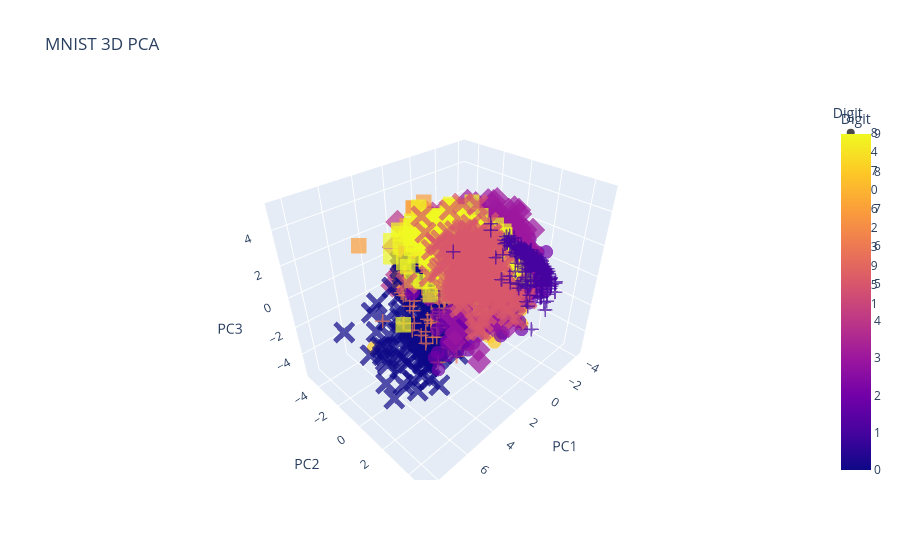

Notebook code for this chart:
### Markdown cell above
<font size="4">**3. Візуалізувати дані у просторі перших трьох компонент**</font>

Було побудовано тривимірний графік у просторі перших трьох головних компонент (PC1, PC2, PC3). Точки були зафарбовані відповідно до класу цифри. Візуалізація дозволила подивилися, як цифри розташовані в новому 3D-просторі. Видно, що цифри одного класу формують кластери, а деякі цифри частково перекриваються. Тобто так, PCA дозволяє частково розділити класи у просторі меншої розмірності, проте повністю відокремити їх метод не здатен, адже не враховує мітки класів.

### Code cell
np.random.seed(42)
sample_indices = np.random.choice(X_pca.shape[0], 2000, replace=False)

X_sample = X_pca[sample_indices]
y_sample = y[sample_indices].astype(int)

import plotly.express as px
import pandas as pd

df_pca = pd.DataFrame({
    'PC1': X_sample[:, 0],
    'PC2': X_sample[:, 1],
    'PC3': X_sample[:, 2],
    'Digit': y_sample
})

fig = px.scatter_3d(
    df_pca, x='PC1', y='PC2', z='PC3',
    color='Digit', symbol='Digit',
    opacity=0.7,
    title="MNIST 3D PCA"
)

fig.show()

### Figure 1 — Plotly figure (JSON) as saved in the notebook; plotly's stock layout.template omitted (floating-point values rounded to 4 significant figures; data arrays with more than 128 entries replaced by an {"elided": "..."} marker saying what was removed)
{"data": [{"hovertemplate": "Digit=%{marker.color}<br>PC1=%{x}<br>PC2=%{y}<br>PC3=%{z}<extra></extra>", "legendgroup": "8", "marker": {"color": {"elided": "200 int values"}, "coloraxis": "coloraxis", "opacity": 0.7, "symbol": "circle"}, "mode": "markers", "name": "8", "scene": "scene", "showlegend": true, "type": "scatter3d", "x": {"elided": "200 float values"}, "y": {"elided": "200 float values"}, "z": {"elided": "200 float values"}}, {"hovertemplate": "Digit=%{marker.color}<br>PC1=%{x}<br>PC2=%{y}<br>PC3=%{z}<extra></extra>", "legendgroup": "4", "marker": {"color": {"elided": "158 int values"}, "coloraxis": "coloraxis", "opacity": 0.7, "symbol": "diamond"}, "mode": "markers", "name": "4", "scene": "scene", "showlegend": true, "type": "scatter3d", "x": {"elided": "158 float values"}, "y": {"elided": "158 float values"}, "z": {"elided": "158 float values"}}, {"hovertemplate": "Digit=%{marker.color}<br>PC1=%{x}<br>PC2=%{y}<br>PC3=%{z}<extra></extra>", "legendgroup": "7", "marker": {"color": {"elided": "204 int values"}, "coloraxis": "coloraxis", "opacity": 0.7, "symbol": "square"}, "mode": "markers", "name": "7", "scene": "scene", "showlegend": true, "type": "scatter3d", "x": {"elided": "204 float values"}, "y": {"elided": "204 float values"}, "z": {"elided": "204 float values"}}, {"hovertemplate": "Digit=%{marker.color}<br>PC1=%{x}<br>PC2=%{y}<br>PC3=%{z}<extra></extra>", "legendgroup": "0", "marker": {"color": {"elided": "189 int values"}, "coloraxis": "coloraxis", "opacity": 0.7, "symbol": "x"}, "mode": "markers", "name": "0", "scene": "scene", "showlegend": true, "type": "scatter3d", "x": {"elided": "189 float values"}, "y": {"elided": "189 float values"}, "z": {"elided": "189 float values"}}, {"hovertemplate": "Digit=%{marker.color}<br>PC1=%{x}<br>PC2=%{y}<br>PC3=%{z}<extra></extra>", "legendgroup": "6", "marker": {"color": {"elided": "205 int values"}, "coloraxis": "coloraxis", "opacity": 0.7, "symbol": "cross"}, "mode": "markers", "name": "6", "scene": "scene", "showlegend": true, "type": "scatter3d", "x": {"elided": "205 float values"}, "y": {"elided": "205 float values"}, "z": {"elided": "205 float values"}}, {"hovertemplate": "Digit=%{marker.color}<br>PC1=%{x}<br>PC2=%{y}<br>PC3=%{z}<extra></extra>", "legendgroup": "2", "marker": {"color": {"elided": "190 int values"}, "coloraxis": "coloraxis", "opacity": 0.7, "symbol": "circle"}, "mode": "markers", "name": "2", "scene": "scene", "showlegend": true, "type": "scatter3d", "x": {"elided": "190 float values"}, "y": {"elided": "190 float values"}, "z": {"elided": "190 float values"}}, {"hovertemplate": "Digit=%{marker.color}<br>PC1=%{x}<br>PC2=%{y}<br>PC3=%{z}<extra></extra>", "legendgroup": "3", "marker": {"color": {"elided": "230 int values"}, "coloraxis": "coloraxis", "opacity": 0.7, "symbol": "diamond"}, "mode": "markers", "name": "3", "scene": "scene", "showlegend": true, "type": "scatter3d", "x": {"elided": "230 float values"}, "y": {"elided": "230 float values"}, "z": {"elided": "230 float values"}}, {"hovertemplate": "Digit=%{marker.color}<br>PC1=%{x}<br>PC2=%{y}<br>PC3=%{z}<extra></extra>", "legendgroup": "9", "marker": {"color": {"elided": "208 int values"}, "coloraxis": "coloraxis", "opacity": 0.7, "symbol": "square"}, "mode": "markers", "name": "9", "scene": "scene", "showlegend": true, "type": "scatter3d", "x": {"elided": "208 float values"}, "y": {"elided": "208 float values"}, "z": {"elided": "208 float values"}}, {"hovertemplate": "Digit=%{marker.color}<br>PC1=%{x}<br>PC2=%{y}<br>PC3=%{z}<extra></extra>", "legendgroup": "5", "marker": {"color": {"elided": "200 int values"}, "coloraxis": "coloraxis", "opacity": 0.7, "symbol": "x"}, "mode": "markers", "name": "5", "scene": "scene", "showlegend": true, "type": "scatter3d", "x": {"elided": "200 float values"}, "y": {"elided": "200 float values"}, "z": {"elided": "200 float values"}}, {"hovertemplate": "Digit=%{marker.color}<br>PC1=%{x}<br>PC2=%{y}<br>PC3=%{z}<extra></extra>", "legendgroup": "1", "marker": {"color": {"elided": "216 int values"}, "coloraxis": "coloraxis", "opacity": 0.7, "symbol": "cross"}, "mode": "markers", "name": "1", "scene": "scene", "showlegend": true, "type": "scatter3d", "x": {"elided": "216 float values"}, "y": {"elided": "216 float values"}, "z": {"elided": "216 float values"}}], "layout": {"coloraxis": {"colorbar": {"title": {"text": "Digit"}}, "colorscale": [[0, "#0d0887"], [0.1111, "#46039f"], [0.2222, "#7201a8"], [0.3333, "#9c179e"], [0.4444, "#bd3786"], [0.5556, "#d8576b"], [0.6667, "#ed7953"], [0.7778, "#fb9f3a"], [0.8889, "#fdca26"], [1, "#f0f921"]]}, "legend": {"title": {"text": "Digit"}, "tracegroupgap": 0}, "scene": {"domain": {"x": [0, 1], "y": [0, 1]}, "xaxis": {"title": {"text": "PC1"}}, "yaxis": {"title": {"text": "PC2"}}, "zaxis": {"title": {"text": "PC3"}}}, "title": {"text": "MNIST 3D PCA"}}}
